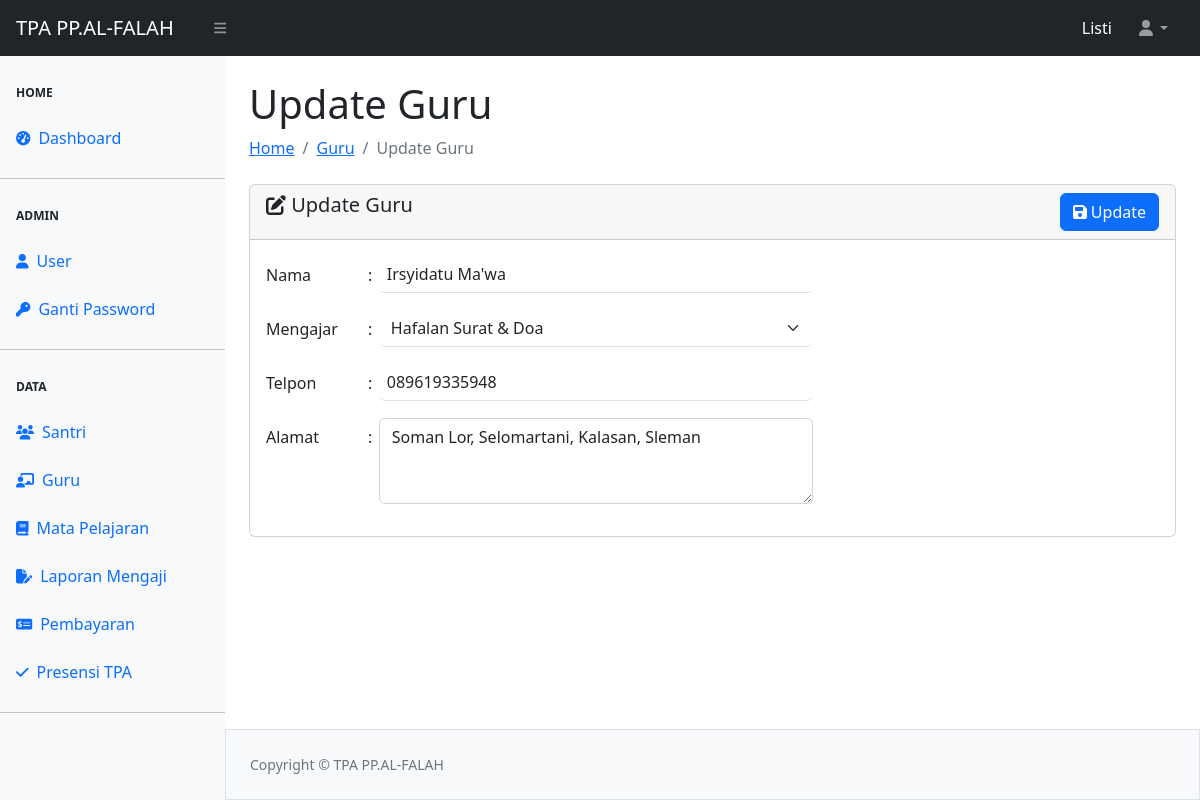
Screenshot of /guru/edit-guru.php?id=6 (signed in) with the database file from the repository.
### tables this page shows
CREATE TABLE `tbl_guru` (
  `id` int(11) NOT NULL,
  `nama` varchar(100) NOT NULL,
  `mengajar` varchar(128) NOT NULL,
  `telpon` varchar(20) NOT NULL,
  `alamat` varchar(128) NOT NULL
);

### guru/edit-guru.php (the view, shortened to what this page needs)
<?php
require_once "../config.php";
require_once "../template/header.php";
require_once "../template/navbar.php";
require_once "../template/sidebar.php";
$id = $_GET['id'];
$queryGuru = mysqli_query($koneksi, "SELECT * FROM tbl_guru WHERE id ='$id'");
$data = mysqli_fetch_array($queryGuru);
?>
<div id="layoutSidenav_content">
              <main>
                 <div class="container-fluid px-4">
                   <h1 class="mt-4">Update Guru</h1>
                    <ol class="breadcrumb mb-4">
                        <li class="breadcrumb-item"><a href="../index.php">Home</a></li>
                        <li class="breadcrumb-item"><a href="guru.php">Guru</a></li>
                        <li class="breadcrumb-item active">Update Guru</li>
                    </ol>
                    <form action="proses-guru.php" method="POST">
                     <div class="card">
                <div class="card-header">
                    <span class="h5 my-2"><i class="fa-solid fa-pen-to-square"></i> Update Guru</span>
                    <button type="submit" name="update" class="btn btn-primary float-end"><i class="fa-solid fa-floppy-disk"></i> Update</button>
                </div>
                <div class="card-body">
                    <div class="row">
                        <div class="col-8">
                        <div class="mb-3 row">
                            <label for="nama" class="col-sm-2 col-form-label">Nama</label>
                            <label for="nama" class="col-sm-1 col-form-label">:</label>
                            <div class="col-sm-9" style="margin-left: -40px">
                                <input type="text" name="nama" class="form-control ps-2 border-0 border-bottom" id="nama" value="<?= $data['nama']?>" required>
                            </div>
                        </div>
                        <div class="mb-3 row">
                            <label for="mengajar" class="col-sm-2 col-form-label">Mengajar</label>
                            <label for="mengajar" class="col-sm-1 col-form-label">:</label>
                            <div class="col-sm-9" style="margin-left: -40px">
                                <select name="mengajar" id="mengajar" class="form-select border-0 border-bottom" required>
                                   <?php
                                    $mengajar = ['Hafalan Surat & Doa', 'Fasholatan', "Juz Amma & Al Qur'an"];
                                    foreach ($mengajar as $mngjr) {
                                        if ($data['mengajar'] == $mngjr) { ?>
                                            <option value="<?= $mngjr ?>" selected><?= $mngjr ?></option>
                                            <?php
                                        } else { ?>
                                            <option value="<?= $mngjr ?>"><?= $mngjr ?></option>
                                            ?>
                                        <?php
                                        }
                                        }
                                    ?>
                                </select>
                            </div>
                        </div>
                        <div class="mb-3 row">
                            <label for="telpon" class="col-sm-2 col-form-label">Telpon</label>
                            <label for="telpon" class="col-sm-1 col-form-label">:</label>
                            <div class="col-sm-9" style="margin-left: -40px">
                                <input type="tel" name="telpon" pattern="[0-9]{5,}" title="minimal 5 angka" class="form-control ps-2 border-0 border-bottom" value="<?= $data['telpon'] ?>" required>
                            </div>
                        </div>
                        <div class="mb-3 row">
                            <label for="Alamat" class="col-sm-2 col-form-label">Alamat</label>
                            <label for="Alamat" class="col-sm-1 col-form-label">:</label>
                            <div class="col-sm-9" style="margin-left: -40px">
                                <textarea name="alamat" id="alamat" cols="30" rows="3" class="form-control" required><?= $data['alamat'] ?></textarea>
                            </div>
                        </div>
                    </div>
                    <div class="col-4"></div>
                </div>
            </div>
        </div>
    </form>
</div>
</main>
<?php
require_once "../template/footer.php";
?>

### rows the page displays
tbl_guru: nama "Irsyidatu Ma'wa", mengajar "Hafalan Surat & Doa", telpon "089619335948", alamat "Soman Lor, Selomartani, Kalasan, Sleman"

### other values shown
$_SESSION['ssUser'] "Listi"
